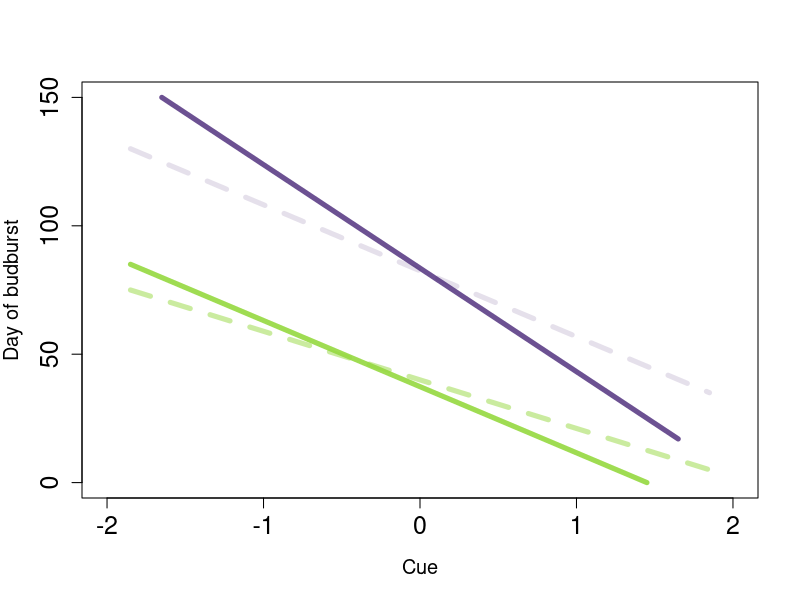

Generate this figure with R: (Note: this script raises an error after producing the figure.)
# started Jan 31, 2022 by Deirdre

# aim of this code is to make a conceptual figure for the traitors ms:

#setwd("~/Documents/github/ospree/analyses/traits")

col.sp <- c(rgb(72 / 255, 38 / 255, 119 / 255, alpha = 0.8), rgb(149 / 255, 216 / 255, 64 / 255, alpha = 0.9))
col1.sp <- c(rgb(72 / 255, 38 / 255, 119 / 255, alpha = 0.14), rgb(149 / 255, 216 / 255, 64 / 255, alpha = 0.2))
col2.sp <- c(rgb(72 / 255, 38 / 255, 119 / 255, alpha = 0.4), rgb(149 / 255, 216 / 255, 64 / 255, alpha = 0.5))

# pdf("figures/conceptFig.pdf", width = 18, height = 5)
# par(bg = "pink", mfrow = c(1,3))
plot(0, type="n", ylab="Day of budburst", xlab = "Cue", xlim =c(-2,2), ylim =c(0, 150), cex =2, cex.axis = 1.5, cex.lab = 1.2)
segments(x0 = -1.85, x1 = 1.85, y0 = 130, y1 = 35,lwd =5, lty =2, col = col1.sp[1])
segments(x0 = -1.85, x1 = 1.85, y0 = 75, y1 = 5,lwd =5, lty =2, col = col2.sp[2])
segments(x0 = -1.65, x1 = 1.65, y0 = 150, y1 = 17, lwd =5, lty = 1, col = col.sp[1])
segments(x0 = -1.85, x1 = 1.45, y0 = 85, y1 = 0,lwd =5, lty = 1, col = col.sp[2])

my.label <- paste("a", ".", sep="")
put.fig.letter(label=my.label, location= "topleft", font=2)

plot(0, type="n", ylab="Day of budburst", xlab = "Cue", xlim =c(-2,2), ylim =c(0, 150), cex =2, cex.axis = 1.5, cex.lab = 1.2)
segments(x0 = -1.85, x1 = 1.85, y0 = 130, y1 = 45,lwd =5, lty =2, col = col1.sp[1])
segments(x0 = -1.85, x1 = 1.85, y0 = 100, y1 = 15,lwd =5, lty =2, col = col2.sp[2])
segments(x0 = -1.85, x1 = 1.85, y0 = 134, y1 = 49, lwd =5, lty = 1, col = col.sp[1])
segments(x0 = -1.85, x1 = 1.85, y0 = 104, y1 = 19,lwd =5, lty = 1, col = col.sp[2])

my.label <- paste("b", ".", sep="")
put.fig.letter(label=my.label, location= "topleft", font=2)

plot(0, type="n", ylab="Day of budburst", xlab = "Cue", xlim =c(-2,2), ylim =c(0, 150), cex =2, cex.axis = 1.5, cex.lab = 1.2)
segments(x0 = -1.60, x1 = 1.75, y0 = 147, y1 = 30, lwd =5, lty = 2, col = col2.sp[2])
segments(x0 = -1.85, x1 = 1.45, y0 = 90, y1 = 10,lwd =5, lty = 2, col = col2.sp[1])
segments(x0 = -1.85, x1 = 1.85, y0 = 135, y1 = 45,lwd =5, lty = 1, col = col.sp[2])
segments(x0 = -1.85, x1 = 1.85, y0 = 80, y1 = 13,lwd =5, lty = 1, col = col.sp[1])

legend("topright", legend = c(expression("Conservative"),
                              expression("Acquisitive"),
                              expression(paste("Trait effect", " = 0", sep = "")),
                              expression(paste("Full model"))),
       col = c(col.sp[1], col.sp[2],col2.sp[1], col2.sp[2]), pt.bg = c(col.sp, NA, NA),
       inset = 0.02, lty = c(1,1,3,3), lwd = c(5,5,5,5), cex = 1, bty = "n")

my.label <- paste("c", ".", sep="")
put.fig.letter(label=my.label, location= "topleft", font=2)

# legend("topright", legend = c(expression(paste("Low trait")),
#                               expression(paste("High trait")),
#                               expression(paste("Trait effect", " = 0", sep = "")),
#                               expression(paste("Full model"))))

#dev.off()
par(bg = "white")  


# Trying simulations to generate figures:
# My general thoughts is that we would want to show a high and a low trait indiviudal, one for which the trait effect is set to zero and one where it varies:

# The stan model has two parts:
# 1. Trait part:
# for(i in 1:n_spec){
#   mu_grand_sp[i] = mu_grand + muSp[i];
# }
# for (i in 1:N){
#   y_hat[i] = mu_grand + muSp[trait_species[i]] + muStudy[study[i]];
# }
#
# 2. Phenology part 
# for (isp in 1:n_spec){
#    betaChillSp[isp] = alphaChillSp[isp] + betaTraitxChill * (mu_grand_sp[isp]);
# }
# for (i in 1:Nph){
#   yPhenoi[i] ~ normal(alphaPhenoSp[phenology_species[i]] + betaForceSp[phenology_species[i]] * forcei[i] + betaPhotoSp[phenology_species[i]] * photoi[i] + betaChillSp[phenology_species[i]] * chilli[i], sigmapheno_y);
# }

# For these conceptual figures, we want one cue on x-axis and the respons (day of bb) on the y, I am focusing on chilling effects, so other cues are kept constant.
# the effect of different trait values comes into play in the diff of betaTraitxChill, and this value would be set to zero for the dashed lines
# For traits like height, we would expect tall trees to bb earlier with more chilling, which would require a larger trait effect - ie larger values of betaTraitxChill

# Define constant parameters:
alphaChillSp <- -0.5
mu_grand_sp <- 5
betaTraitxChill <- c(-0.5,-1, 0, 0.5, 1) # Start with a positive value, I also want to try: negative values, larger values, smaller values

alphaPhenoSp <- 5
betaForceSp <- 5
forcei <- 2

betaPhotoSp <- 1
photoi <- 3

chilli <- rnorm(2000, 20, 10) #x-axis
# parameters to simulate/that vary:

colors <- c("#cc6a70ff", "#7e4e90ff","#55C667FF","#287D8EFF", "cyan4")

plot(chilli,yPhenoi, type = "n", xlim = c(-15,15), ylim =c(-150, 100))

for (b in 1:length(betaTraitxChill)){
betaChillSp = alphaChillSp + betaTraitxChill[b] * mu_grand_sp

yPhenoi <- alphaPhenoSp + betaForceSp * forcei + betaPhotoSp * photoi + betaChillSp * chilli

points(chilli,yPhenoi, type = "l", col= colors[b], lwd = 3)
}

legend("bottomleft",legend = c(expression("betaTraitxChill = -0.5"),
                            expression("betaTraitxChill = -1"),
                            expression("betaTraitxChill = 0"),
                            expression("betaTraitxChill = 0.5"),
                            expression("betaTraitxChill = 1")),
       col = c("black", "black", "black", "black","black"),
       #pt.bg = c("#042333ff","#cc6a70ff","#593d9cff","#f9b641ff","#13306dff","#efe350ff","#eb8055ff"),
       pt.bg = c( "#cc6a70ff", "#7e4e90ff","#55C667FF","#287D8EFF", "cyan4"),
       inset = 0.02, pch = c(21, 21, 21, 21,21 ), cex = 0.75, bty = "n")


## Ok, if the above is correct, then yes the intercepts can vary

alphaChillSp <- -0.5
mu_grand_sp <- c(2,10)
betaTraitxChill <- c(-0.5,0, 0.5) # Start with a positive value, I also want to try: negative values, larger values, smaller values
betaTraitxChillT0 <- 0

alphaPhenoSp <- c(10,50)
betaForceSp <- 5
forcei <- 2

betaPhotoSp <- 1
photoi <- 3

chilli <- rnorm(2000, 20, 10) #x-axis
# parameters to simulate/that vary:

#colors <- c("#cc6a70ff", "#7e4e90ff","#55C667FF","#287D8EFF", "cyan4")

plot(chilli,yPhenoi, type = "n", xlim = c(-15,15), ylim =c(-150, 100))
par(mfrow = c(1,3))

  b <- 1
  
  gm <- 1
  a <- 1
  
  betaChillSp = alphaChillSp + betaTraitxChill[b] * mu_grand_sp[gm]
  yPhenoi <- alphaPhenoSp[a] + betaForceSp * forcei + betaPhotoSp * photoi + betaChillSp * chilli
  
  betaChillSpT0 = alphaChillSp + betaTraitxChillT0 * mu_grand_sp[gm]
  yPhenoiT0 <- alphaPhenoSp[a] + betaForceSp * forcei + betaPhotoSp * photoi + betaChillSpT0 * chilli
  
  gm <- 1
  a <- 2
  betaChillSpHi = alphaChillSp + betaTraitxChill[b] * mu_grand_sp[gm]
  yPhenoiHi <- alphaPhenoSp[a] + betaForceSp * forcei + betaPhotoSp * photoi + betaChillSp * chilli
  
  betaChillSpT0Hi = alphaChillSp + betaTraitxChillT0 * mu_grand_sp[gm]
  yPhenoiT0Hi <- alphaPhenoSp[a] + betaForceSp * forcei + betaPhotoSp * photoi + betaChillSpT0 * chilli
  
  plot(chilli,yPhenoi, type = "n", xlim = c(-15,15), ylim =c(0, 100))
  points(chilli,yPhenoi, type = "l", col= "darkmagenta", lwd = 3)
  points(chilli,yPhenoiT0, type = "l", col= "darkorchid1", lwd = 3)
  points(chilli,yPhenoiHi, type = "l", col= "forestgreen", lwd = 3)
  points(chilli,yPhenoiT0Hi, type = "l", col= "chartreuse3", lwd = 3)
  
  
